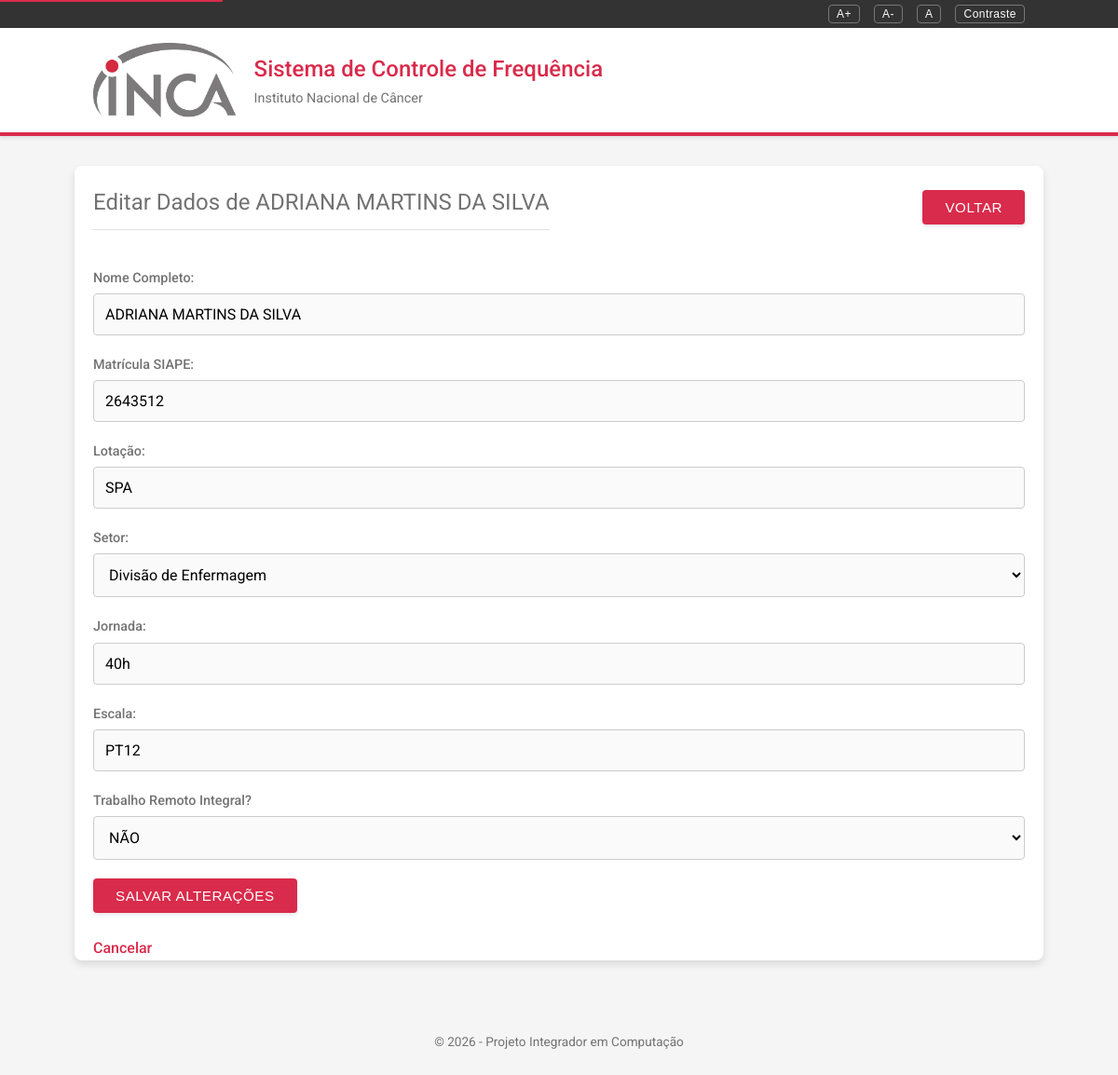
The page /funcionarios/editar/2 (signed in) on the database its author committed.
### app.py (models this page shows)
class Funcionario(db.Model):
    id = db.Column(db.Integer, primary_key=True)
    nome = db.Column(db.String(150), nullable=False)
    siape = db.Column(db.String(20), unique=True, nullable=False)
    lotacao = db.Column(db.String(100)) # Adicionado
    jornada = db.Column(db.String(50))
    escala = db.Column(db.String(100))
    trabalho_remoto_integral = db.Column(db.String(10))
    dias_remoto_revezamento = db.Column(db.String(50))
    setor_id = db.Column(db.Integer, db.ForeignKey('setor.id'), nullable=False)
    frequencias = db.relationship('Frequencia', backref='funcionario', lazy=True)

### app.py (the view, shortened to what this page needs)
@app.route('/funcionarios/editar/<int:id>', methods=['GET', 'POST'])
@login_required
def editar_funcionario(id):
    if current_user.perfil != 'gestor':
        flash('Acesso negado.')
        return redirect(url_for('listar_funcionarios'))
    func = Funcionario.query.get_or_404(id)
    setores = Setor.query.all()
    return render_template('form_funcionario.html', setores=setores, funcionario=func)

### app.py (called while the page is built)
@login_manager.user_loader
def load_user(user_id):
    return Usuario.query.get(int(user_id))

### templates/form_funcionario.html (shortened to what this page needs)
{% extends "base.html" %}
{% block content %}
    <div style="display: flex; justify-content: space-between; align-items: center;">
        <h2>{{ 'Editar Dados de ' + funcionario.nome if funcionario else 'Novo Funcionário' }}</h2>
        <a href="{{ url_for('listar_funcionarios') }}"><button type="button">Voltar</button></a>
    </div>
    <form method="post">
        <label>Nome Completo:</label>
        <input type="text" name="nome" value="{{ funcionario.nome if funcionario }}" required>
        <label>Matrícula SIAPE:</label>
        <input type="text" name="siape" value="{{ funcionario.siape if funcionario }}" required>
        <label>Lotação:</label>
        <input type="text" name="lotacao" value="{{ funcionario.lotacao if funcionario }}" placeholder="Ex: HCIII">
        <label>Setor:</label>
        <select name="setor_id" required>
            {% for setor in setores %}
                <option value="{{ setor.id }}" {{ 'selected' if funcionario and funcionario.setor_id == setor.id }}>
                    {{ setor.nome }}
                </option>
            {% endfor %}
        </select>
        <label>Jornada:</label>
        <input type="text" name="jornada" value="{{ funcionario.jornada if funcionario }}" placeholder="Ex: 40h">
        <label>Escala:</label>
        <input type="text" name="escala" value="{{ funcionario.escala if funcionario }}" placeholder="Ex: 12x36">
        <label>Trabalho Remoto Integral?</label>
        <select name="remoto_integral">
            <option value="NÃO" {{ 'selected' if funcionario and funcionario.trabalho_remoto_integral == 'NÃO' }}>NÃO</option>
        </select>
        <button type="submit">Salvar Alterações</button>
    </form>
    <br>
    <a href="{{ url_for('listar_funcionarios') }}">Cancelar</a>
{% endblock %}

### static/style.css (style rules this page uses)
:root { --primary-color: #D92B4B; --primary-hover: #b0233d; --secondary-color: #737272; --background-color: #f5f5f5; --card-bg: #ffffff; --text-color: #333333; --border-color: #e0e0e0; --shadow-sm: 0 2px 4px rgba(0,0,0,0.1); --shadow-md: 0 4px 8px rgba(0,0,0,0.12); }
body { font-family: 'Roboto', sans-serif; background-color: var(--background-color); color: var(--text-color); margin: 0; padding: 0; line-height: 1.6; }
h2 { color: var(--secondary-color); font-weight: 400; border-bottom: 1px solid var(--border-color); padding-bottom: 10px; margin-bottom: 20px; }
a { color: var(--primary-color); text-decoration: none; font-weight: 500; transition: color 0.2s; }
button { background-color: var(--primary-color); color: white; padding: 10px 24px; border: none; border-radius: 4px; font-size: 0.95rem; font-weight: 500; text-transform: uppercase; cursor: pointer; box-shadow: var(--shadow-sm); transition: background-color 0.2s, box-shadow 0.2s; letter-spacing: 0.5px; }
form { margin-top: 20px; }
label { display: block; color: var(--secondary-color); font-size: 0.9rem; margin-bottom: 5px; font-weight: 500; }
input[type="text"], input[type="password"], input[type="number"], select, textarea { width: 100%; padding: 12px; margin-bottom: 20px; border: 1px solid #ccc; border-radius: 4px; background-color: #fafafa; font-family: inherit; font-size: 1rem; transition: border-color 0.2s; box-sizing: border-box; }

### rows shown on the page
Funcionario: nome "Editar Dados de ADRIANA MARTINS DA SILVA", nome "ADRIANA MARTINS DA SILVA", siape "2643512", lotacao "SPA", jornada "40h", escala "PT12"

### other values the page prints
form field setor_id "Divisão de Enfermagem"
